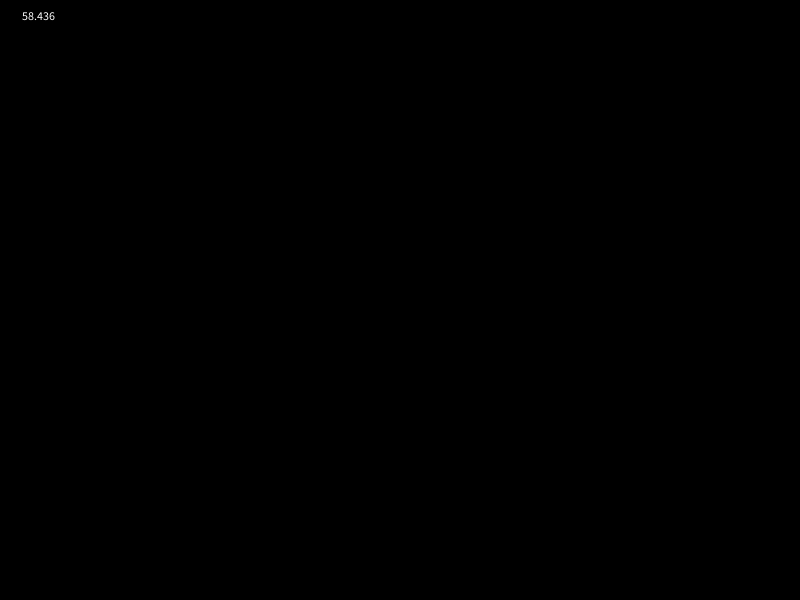
Frame 1 (no input)
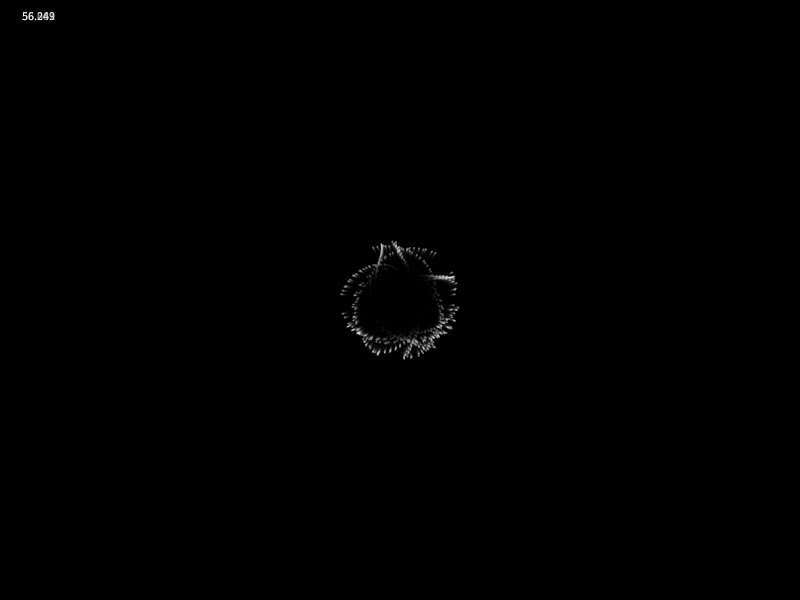
Frame 60 (the mouse pressed at the canvas centre just before this capture)
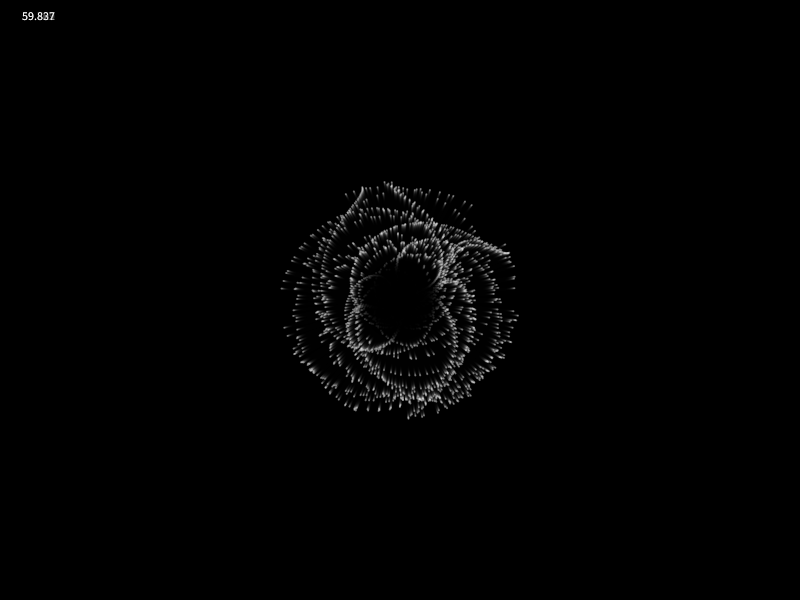
Frame 120 (the mouse held since frame 60 and released just before this capture)

The Processing sketch that drew these frames (run headless with seeded random() and noise(); from frame 60 on, the mouse is pressed at the canvas centre):

// Processing sketch: StarExplosion
// ── StarExplosion.pde
ArrayList<PVector> list    = new ArrayList<PVector>();
ArrayList<PVector> dirList = new ArrayList<PVector>();
PGraphics centro;
float h;

void setup(){
  size(800, 600);  
  
  h = sqrt(pow(width/2,2 )+ pow(height/2,2));
  
  centro = createGraphics(200, 200);
  centro.beginDraw();
  centro.fill(0);
  centro.ellipse(100,100,80,80);
  centro.filter(BLUR,5);
  centro.endDraw();

  //stroke(255);
  noStroke();
  background(0);
}

void draw(){
  fill(0,100);
  rect(0,0,width, height);
  fill(255,100);
  for(int i =list.size()-1;i>=0;i--) {
    PVector dir = dirList.get(i);
    //dir.mult(1.005);
    list.get(i).add(dir);
    //point(list.get(i).x, list.get(i).y);
    ellipse(list.get(i).x, list.get(i).y, 2, 2);
    if(list.get(i).dist(new PVector(width/2, height/2))>h) {
      list.remove(i);
      dirList.remove(i);
    }
  }
  
  image(centro,width/2-100, height/2-100);
  
  for(int i=0;i<20;i++){
    list.add(new PVector(width/2, height/2));
    dirList.add(PVector.fromAngle(noise(frameCount*0.001+i*0.1)*TWO_PI*16));
  }
  
  fill(255);
  text(frameRate, 20, 20);
}
